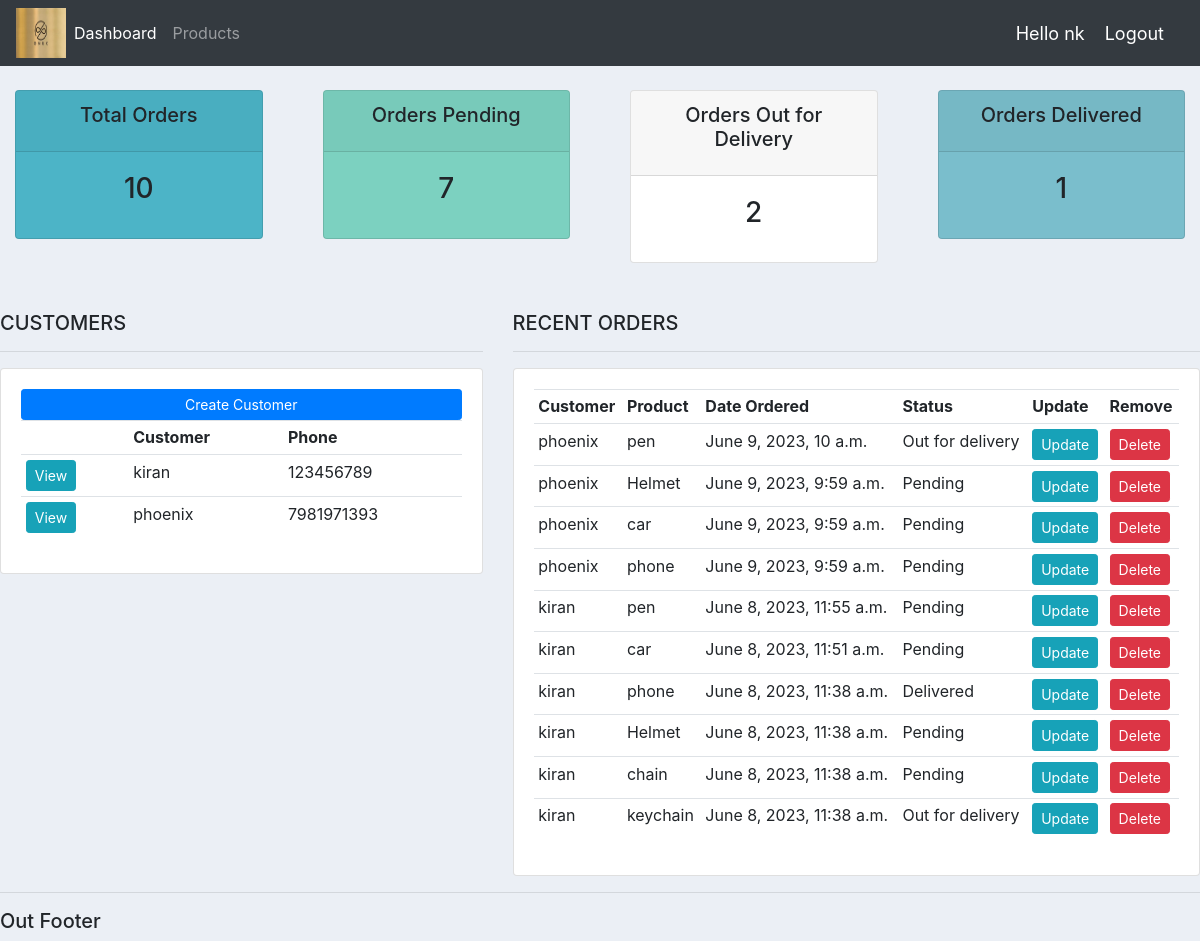
The app's page / (signed in) with its own data.
### accounts/models.py (models this page shows, shortened)
class Customer (models.Model):
    user= models.OneToOneField(User,blank=True, null=True, on_delete=models.CASCADE)
    name = models.CharField(max_length=100, null=True)
    phone=models.CharField(max_length=100, null=True)
    email=models.CharField(max_length=100, null=True)
    date_created= models.DateTimeField(auto_now_add=True)
    profile_pic= models.ImageField(default='logos.png', null=True, blank=True)
    def __str__(self):
        return self.name

class Order (models.Model):
    STATUS = (('Pending', 'Pending'),
              ('Out for delivery', 'Out_for_delivery'),
              ('Delivered', 'Delivered'))
    customer = models.ForeignKey(Customer, null=True, on_delete=models.SET_NULL)
    product = models.ForeignKey(Product,  null=True, on_delete=models.SET_NULL)
    date_created = models.DateTimeField(auto_now_add=True, null=True)
    status = models.CharField(max_length=200, null=True, choices=STATUS)

class Product (models.Model):
    CATEGORY = (('Luxury', 'Luxury'),
                ('Basic', 'Basic'),
              )
    name = models.CharField(max_length=200, null=True)
    price = models.FloatField(null=True)
    category = models.CharField(max_length=200, null=True,choices=CATEGORY)
    description = models.CharField(max_length=200, null=True, blank=True)
    date_created= models.DateTimeField(auto_now_add=True, null=True)
    tags= models.ManyToManyField(Tag)
    def __str__(self):
        return self.name

### accounts/decoraters.py (the view)
        def wrapper(request, *args, **kwargs):
            group = None
            if request.user.groups.exists():
                group = request.user.groups.all()[0].name
            if group in allowed_roles:
                return view_f(request, *args, **kwargs)
            elif group =='employee':
                messages.warning(request, 'You are not allowed for it, please ask for admin')
                return redirect('home')
            else:
                messages.warning(request, 'You are not allowed for it, please ask for admin')
                return redirect('user_page')

### accounts/decoraters.py (called while the page is built)
def allowed_user(allowed_roles=[]):
    def decorator(view_f):
        def wrapper(request, *args, **kwargs):
            group = None
            if request.user.groups.exists():
                group = request.user.groups.all()[0].name
            if group in allowed_roles:
                return view_f(request, *args, **kwargs)
            elif group =='employee':
                messages.warning(request, 'You are not allowed for it, please ask for admin')
                return redirect('home')
            else:
                messages.warning(request, 'You are not allowed for it, please ask for admin')
                return redirect('user_page')
        return wrapper
    return decorator

### accounts/views.py (called while the page is built)
@login_required(login_url='login')
@allowed_user(allowed_roles=['admin','employee'])
def home(request):
    orders = Order.objects.all()
    orders_reversed = orders[::-1]
    customers = Customer.objects.all()
    total_customer = customers.count()
    total_orders = orders.count()
    mfilter = OrderFilter(request.GET, queryset=orders)
    orders = mfilter.qs
    delivered = orders.filter(status='Delivered').count()
    pending = orders.filter(status='Pending').count()
    ofdelivery = orders.filter(status='Out for delivery').count()
    context = {'orders': orders, 'orders_reversed': orders_reversed, 'customers': customers,'ofdelivery':ofdelivery,
               'total_customer': total_customer, 'total_orders': total_orders,
               'delivered': delivered, 'pending': pending,'mfilter': mfilter}
    return render(request, 'accounts/dashboard.html', {'context': context})

### accounts/templates/accounts/dashboard.html (shortened to what this page needs)
{%  extends 'accounts/main.html' %}
{% block content %}
{% include 'accounts/status.html' %}
<br>
<div class="row">
	<div class="col-md-5">
		<h5>CUSTOMERS</h5>
		<hr>
		<div class="card card-body">
			<a class="btn btn-primary  btn-sm btn-block" href="{% url 'create_customer' %}">Create Customer</a>
			<table class="table table-sm">
				<tr>
					<th></th>
					<th>Customer</th>
					<th>Phone</th>
				</tr>
					{% for i in context.customers %}
					<tr>
							<td><a class = "btn btn-sm btn-info" href="{% url 'customer' i.id %}">View</a></td>
							<td>{{ i.name }}</td>
							<td>{{ i.phone }}</td>
					</tr>
					{% endfor %}
			</table>
		</div>
	</div>
	<div class="col-md-7">
		<h5>RECENT ORDERS</h5>
		<hr>
		<div class="card card-body" style="overflow-x:auto;">
			<table class="table table-sm">
				<tr>
					<th>Customer</th>
					<th>Product</th>
					<th>Date Ordered</th>
					<th>Status</th>
					<th>Update</th>
					<th>Remove</th>
				</tr>
				{% for i in context.orders_reversed %}
						<tr>
							<td>{{ i.customer }}</td>
							<td>{{ i.product }}</td>
							<td>{{ i.date_created }}</td>
							<td>{{ i.status }}</td>
							<td><a  class = "btn btn-sm btn-info" href="{% url 'update_order' i.id %}">Update</a></td>
							<td><a  class = "btn btn-sm btn-danger" href="{% url 'delete_order' i.id %}">Delete</a></td>
						</tr>
				{% endfor %}
			</table>
		</div>
	</div>
</div>
{% endblock %}

### accounts/templates/accounts/navbar.html (shortened to what this page needs)
{% load static %}
<link rel="stylesheet", type="text/css" href=" {% static '/css/main.css' %}">
<nav class="navbar navbar-expand-lg navbar-dark bg-dark">
  <img src="{% static 'images/logos.png' %}"style="width: 50px; height: 50px;">
  <div class="collapse navbar-collapse" id="navbarNavAltMarkup">
    <div class="navbar-nav">
      {% if request.user.is_staff %}
        <a class="nav-item nav-link active" href="{% url 'home' %}">Dashboard </a>
        <a class="nav-item nav-link" href="{% url 'products' %}">Products</a>
      {% else %}
        <a class="nav-item nav-link active" href="{% url 'account_settings'%}">Account</a>
      {%endif%}
    </div>
  </div>
  <span class="user_name">Hello {{request.user}}</span>
  <span ><a  class="user_name" href="{% url 'logout' %}">Logout</a></span>
</nav>

### static/css/main.css (style rules this page uses)
body { background-color: #ebeff5; }

### accounts/templates/accounts/navbar.html (style rules this page uses)
.user_name { font-size: 18px; color: #fff; margin-right: 20px; }

### records on screen
Customer: name "kiran", phone "123456789"
Customer: name "phoenix", phone "7981971393"
Order: customer "phoenix", product "pen", date_created "June 9, 2023, 10 a.m.", status "Out for delivery"
Order: customer "phoenix", product "Helmet", date_created "June 9, 2023, 9:59 a.m.", status "Pending"
Order: customer "phoenix", product "car", date_created "June 9, 2023, 9:59 a.m.", status "Pending"
Order: customer "phoenix", product "phone", date_created "June 9, 2023, 9:59 a.m.", status "Pending"
Order: customer "kiran", product "pen", date_created "June 8, 2023, 11:55 a.m.", status "Pending"
Order: customer "kiran", product "car", date_created "June 8, 2023, 11:51 a.m.", status "Pending"
Order: customer "kiran", product "phone", date_created "June 8, 2023, 11:38 a.m.", status "Delivered"
Order: customer "kiran", product "Helmet", date_created "June 8, 2023, 11:38 a.m.", status "Pending"
Order: customer "kiran", product "chain", date_created "June 8, 2023, 11:38 a.m.", status "Pending"
Order: customer "kiran", product "keychain", date_created "June 8, 2023, 11:38 a.m.", status "Out for delivery"

### other values on screen
{{ request.user }} "nk"
{{ context.total_orders }} "10"
{{ context.pending }} "7"
{{ context.ofdelivery }} "2"
{{ context.delivered }} "1"
